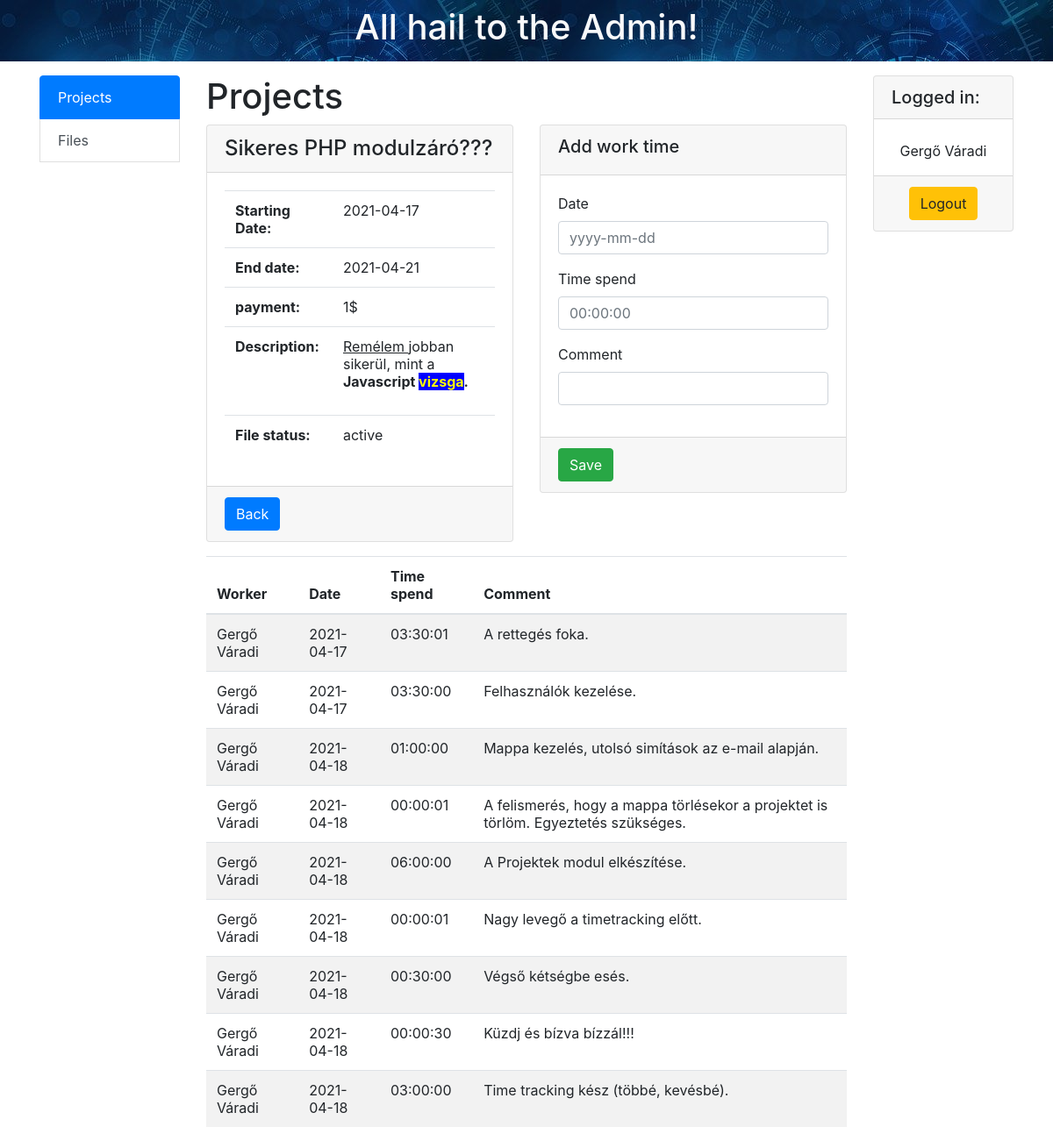
The app's page /index.php?modules=projects&id=28&action=show (signed in) with its own data.
### tables this page shows
CREATE TABLE `projects` (
  `id` int(10) NOT NULL,
  `name` varchar(255) NOT NULL,
  `starting_date` date NOT NULL,
  `end_date` date NOT NULL,
  `payment` int(10) UNSIGNED NOT NULL,
  `description` text NOT NULL,
  `file_id` int(11) DEFAULT NULL
);

CREATE TABLE `works` (
  `id` int(10) NOT NULL,
  `date` date NOT NULL,
  `time` time NOT NULL,
  `comment` varchar(255) NOT NULL,
  `user_id` int(10) NOT NULL,
  `project_id` int(10) NOT NULL
);

CREATE TABLE `users` (
  `id` int(10) NOT NULL,
  `name` varchar(255) NOT NULL,
  `email` varchar(255) NOT NULL,
  `password` varchar(255) NOT NULL,
  `birth_date` date NOT NULL,
  `birth_place` varchar(255) DEFAULT NULL,
  `tax_number` int(10) UNSIGNED NOT NULL,
  `mother` varchar(255) NOT NULL,
  `role` tinyint(1) NOT NULL
);

### modules/projects_action/show.php (the view, shortened to what this page needs)
<?php
    $query = 'SELECT * FROM projects
     WHERE projects.id=' . $_GET['id'] . ' LIMIT 1';
    $result = mysqli_query($db, $query);
    $projects = mysqli_fetch_assoc($result);
    $role = ' ';
    if ($_SESSION['role'] == 1) {
        $role =  ' AND user_id=' . $_SESSION['id'] . ' ' ;
    }
    $query2 = 'SELECT * FROM works
            LEFT JOIN users ON works.user_id = users.id
            WHERE project_id=' . $_GET['id'] . $role . ' ORDER BY date';
    $result2 = mysqli_query($db,$query2);
?>
<div class="row">
    <div class="col-6">
        <div class="card">
            <div class="card-header">
                <h4 class="m-0">
                        <td><?php echo $projects['name']; ?></td>
                </h4>
            </div>
            <div class="card-body">
                <table class="table">
                    <tbody>
                        <tr>
                            <th>Starting Date:</th>
                            <td><?php echo $projects['starting_date']; ?></td>
                        </tr>
                        <tr>
                            <th>End date:</th>
                            <td><?php echo $projects['end_date']; ?></td>
                        </tr>
                        <tr>
                            <th>payment:</th>
                            <td><?php echo $projects['payment'] . '$'; ?></td>
                        </tr>
                        <tr>
                            <th>Description:</th>
                            <td><?php echo $projects['description']; ?></td>
                        </tr>
                        <tr>
                            <th>File status:</th>
                            <td><?php echo is_null($projects['file_id'])  ? '404, file not found :)' : STATUS[$projects['file_id']]; ?></td>
                        </tr>
                    </tbody>
                </table>
            </div>
            <div class="card-footer">
                <a href="index.php?modules=projects" class=" btn btn-primary">Back</a>
            </div>
        </div>
    </div>
    <div class="col-6">
        <div class="card">
             <div class="card-header">
               <h5>Add work time</h5>
            </div>
            <div class="card-body">
                <form action="index.php?modules=projects&id=<?php echo $projects["id"] ?>&action=show" method="post">
                    <div class="form-group">
                        <label for="date">Date</label>
                        <input type="text" class="form-control" name="date" id="date" placeholder="yyyy-mm-dd">
                    </div>
                    <div class="form-group">
                        <label for="timespend">Time spend</label>
                        <input type="text" class="form-control" name="timespend" id="timespend" placeholder="00:00:00">
                    </div>
                    <div class="form-group">
                        <label for="comment">Comment</label>
                        <input type="text" id="description" class="form-control" name="comment">
                    </div>
            </div>
            <div class="card-footer">
                <button type="submit" class="btn btn-success">Save</button>
            </div>
            </div>
            </div>
    </div>
<div class="row mt-3">
    <div class="col">
        <table class="table table-striped">
            <thead>
                <tr>
                <th scope="col">Worker</th>
                <th scope="col">Date</th>
                <th scope="col">Time spend</th>
                <th scope="col">Comment</th>
                </tr>
            </thead>
            <tbody>
            <?php while ($works = mysqli_fetch_assoc($result2)): ?>
                <tr>
                    <td><?php echo $works['name']; ?></td>
                    <td><?php echo $works['date']; ?></td>
                    <td><?php echo $works['time']; ?></td>
                    <td><?php echo $works['comment']; ?></td>
                </tr>
        <?php endwhile;?>
            </tbody>
    </table>
    </div>
</div>

### include/header.php (shortened to what this page needs)
<head>
	<link rel="stylesheet" href="css/style.css">
    <link href="https://cdn.jsdelivr.net/npm/summernote@0.8.18/dist/summernote-bs4.min.css" rel="stylesheet">
    <link rel="stylesheet" href="https://stackpath.bootstrapcdn.com/bootstrap/4.4.1/css/bootstrap.min.css">
</head>
<div class="container-fluid">
    <div class="row">
        <div class="col header-img text-light d-flex align-items-center d-flex justify-content-center">
            <h1>All hail to the Admin!</h1>
        </div>
    </div>

### index.php (shortened to what this page needs)
<?php
		include ('include/header.php');
?>
<body>
    <div class="container-fluid">
        <?php
			if (!isset($_SESSION['id'])) {
		?>
            <div class="row justify-content-md-center">
                <div class="col-6">
                    <?php include('modules/user_action/login.php'); ?>
                </div>
            </div>
	</div>
	<?php } else { ?>
	<div class="container-fluid pt-3">
		<div class="row">
			<div class="col-2">
                <?php include ('include/nav.php') ?>
			</div>
			<div class="col-8">
				<?php
				$modules= $_GET['modules'];
				include('modules/' . (is_file('modules/' .$modules . '.php') ? $modules  ?? 'projects' : '404') . '.php');
				?>
			</div>
			<div class="col-2">
				<div class="card">
					<h5 class="card-header">Logged in:</h5>
					<div class="align-self-center">
						<p><?php echo '<br>' . $_SESSION['name'];?></p>
					</div>
					<div class="card-footer">
						<a href="index.php?modules=users&&action=logout" class="d-flex justify-content-center"><button type="button" class="btn btn-warning">Logout</button></a>
					</div>
				</div>
			</div>
		</div>
	</div>
      <?php };
			require ('include/footer.php');
	?>

### include/nav.php (shortened to what this page needs)
<div class="list-group">
  <a href="index.php?modules=projects" class="list-group-item list-group-item-action
    <?php
      if ('projects' == $_GET['modules']) {
        echo 'active';
      } else {
        echo '' ;
      }; ?>">Projects
  </a>
  <a href="index.php?modules=files" class="list-group-item list-group-item-action
    <?php
      if ('files' == $_GET['modules']) {
        echo 'active';
      } else {
        echo '' ;
      };
    ?>">Files
  </a>
</div>

### modules/projects.php
<h1>Projects</h1>
<?php
$action = $_GET['action'] ?? 'list';
if ($action == 'list') {
    include ('projects_action/list.php');
} elseif ($action == 'delete') {
    include ('projects_action/delete.php');
} elseif ($action == 'edit') {
    include ('projects_action/edit.php');
} elseif ($action == 'new') {
    include ('projects_action/new.php');
} elseif ($action == 'show') {
    include ('projects_action/show.php');
}

### include/footer.php (shortened to what this page needs)
</body>
</html>

### css/style.css (style rules this page uses)
.header-img { background-image: url('../img/tech-5090539_640.jpg'); height: 70px; }

### records on screen
projects: name "Sikeres PHP modulzáró???", starting_date "2021-04-17", end_date "2021-04-21", payment "1", description "Remélem jobban sikerül, mint a Javascript vizsga .", file "active"
works: user.name "Gergő Váradi", date "2021-04-17", time "03:30:01", comment "A rettegés foka."
works: user.name "Gergő Váradi", date "2021-04-17", time "03:30:00", comment "Felhasználók kezelése."
works: user.name "Gergő Váradi", date "2021-04-18", time "01:00:00", comment "Mappa kezelés, utolsó simítások az e-mail alapján."
works: user.name "Gergő Váradi", date "2021-04-18", time "00:00:01", comment "A felismerés, hogy a mappa törlésekor a projektet is törlöm. Egyeztetés szükséges."
works: user.name "Gergő Váradi", date "2021-04-18", time "06:00:00", comment "A Projektek modul elkészítése."
works: user.name "Gergő Váradi", date "2021-04-18", time "00:00:01", comment "Nagy levegő a timetracking előtt."
works: user.name "Gergő Váradi", date "2021-04-18", time "00:30:00", comment "Végső kétségbe esés."
works: user.name "Gergő Váradi", date "2021-04-18", time "00:00:30", comment "Küzdj és bízva bízzál!!!"
works: user.name "Gergő Váradi", date "2021-04-18", time "03:00:00", comment "Time tracking kész (többé, kevésbé)."

### other values on screen
$_SESSION['name'] "Gergő Váradi"
